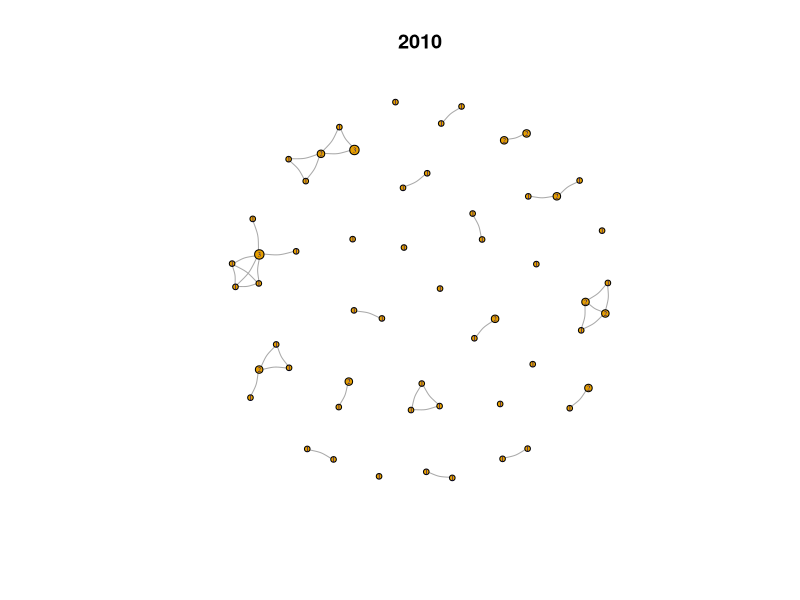
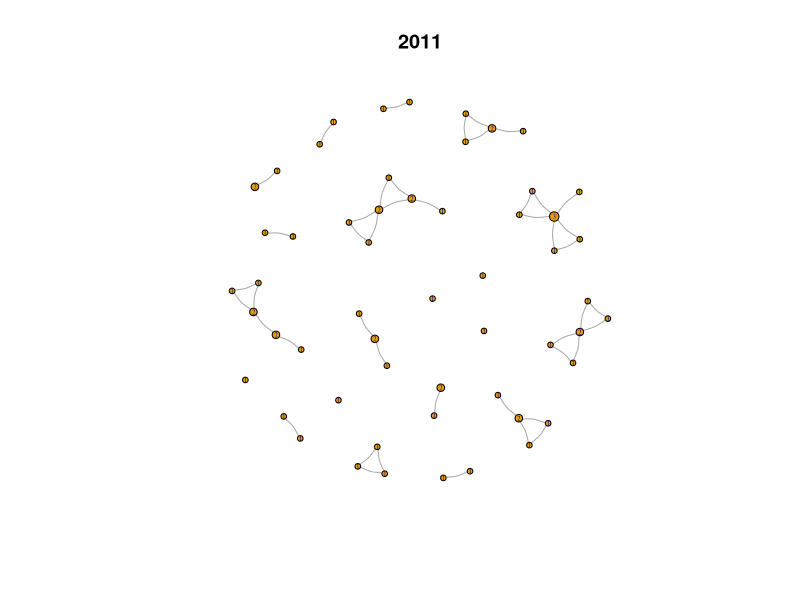
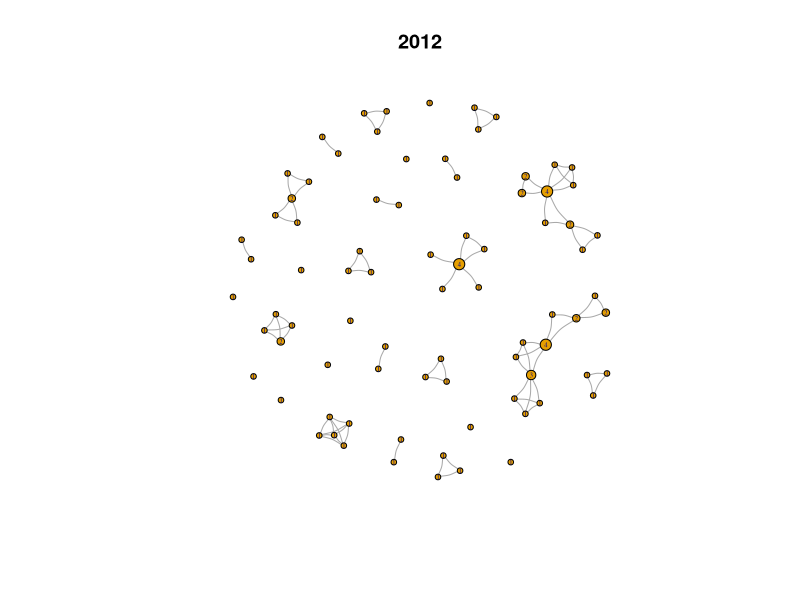
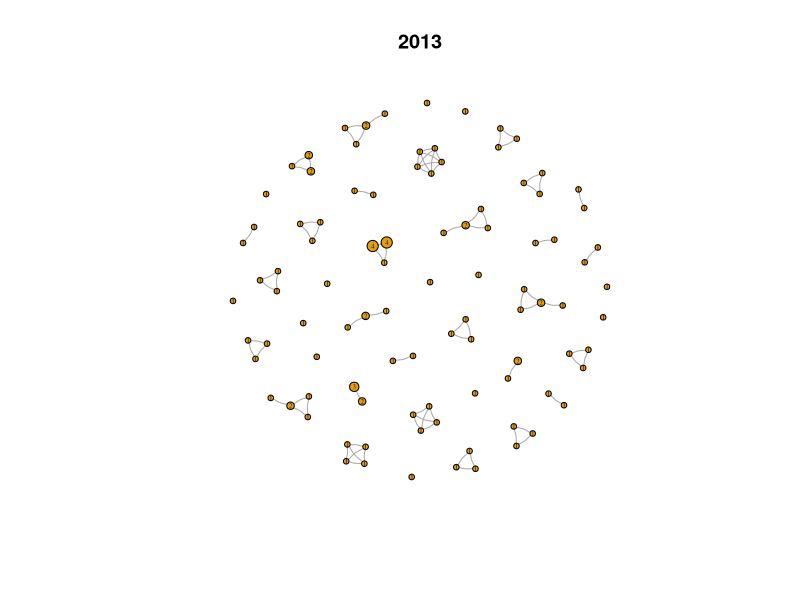
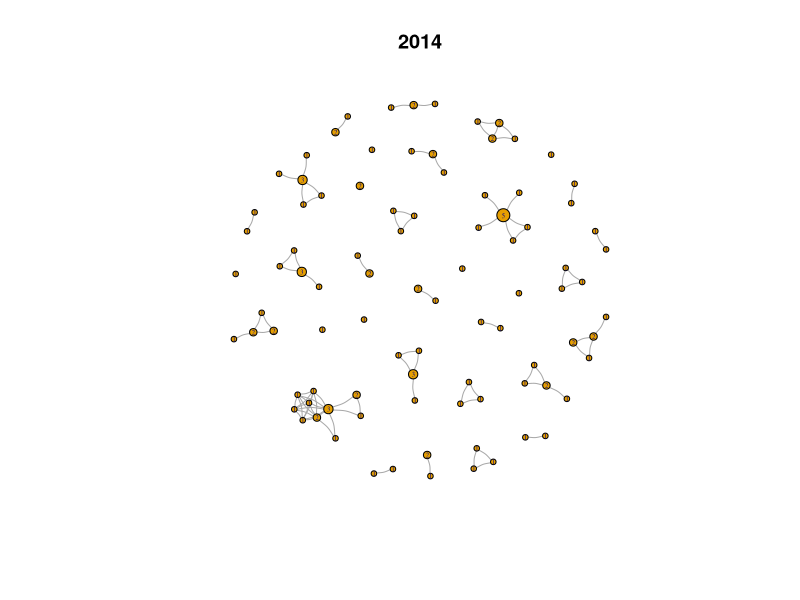
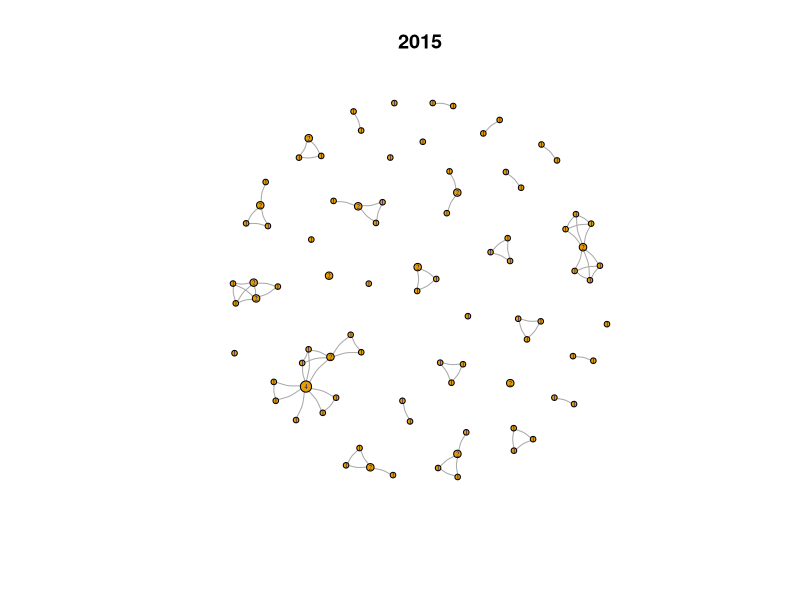
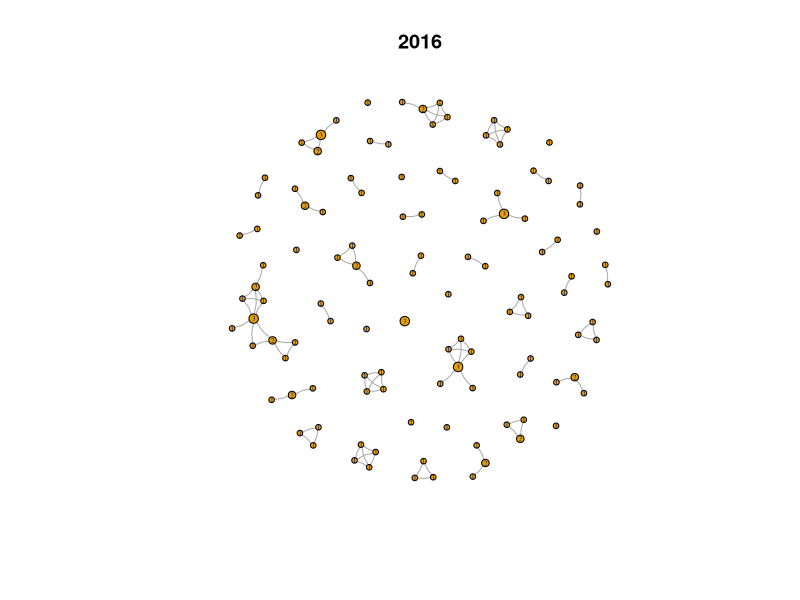
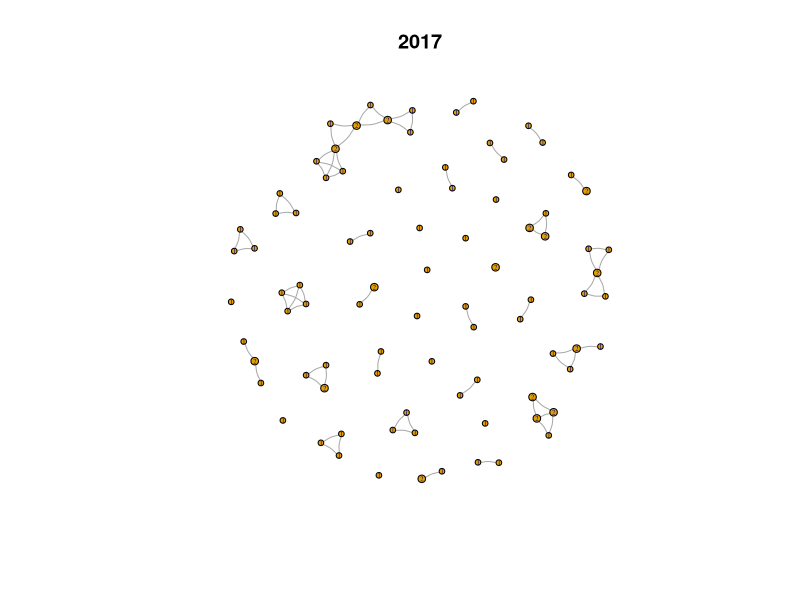

R code for these plots, in order:

library(plyr)
library(ggplot2)
library(igraph)

data <- read.csv("data/swp.csv", stringsAsFactors=FALSE)

all.cases <- as.character(2010:2017)
for (x in 2016:2010) {
   all.cases <- c(all.cases, paste( as.character(seq(x,2017)),collapse="|"))
}

for (year in all.cases) {

authors <- ddply(data[grepl(year, data$date),], ~ id, function(row) data.frame(
                     author=strsplit(row$authors, ",")[[1]]
            ))

###################################
###   data consistency check    ###
#
# make sure each author is either always internal or always external
# 

#tmp <- ddply(authors, ~ author, summarize, len=length(unique(is.boc)))
#if (any(tmp$len != 1)) stop("authors data is inconsistent")


###################
###   some summary statistics  
#
# number of publications

adata <- ddply(authors, ~author, summarize, npub=length(author))

# number of coauthors

#autoinc <- function() { count <- 0; function() {count <<- count + 1; count} }
#autoid <- autoinc()

anodes <- mutate(adata, aid=rownames(adata), weight=npub)[, c("aid", "author", "weight")]

all.pairs <- function(vals) {
    if (length(vals) < 2) 
        return( data.frame() )
    tmp <- combn(vals, 2)
    return(data.frame(a1=tmp[1,], a2=tmp[2,]))
}

author.id <- function(df) {
    join(df["author"], anodes, by="author", type="left")[["aid"]]
}

aedges <- ddply(authors, ~id, function(x) {
                df <- all.pairs(author.id(x))
                if (nrow(df) > 0) {
                    df <- mutate(df, weight=rep(1.0, nrow(df)))
                    return(df[c("a1", "a2", "weight")])
                } else return(data.frame())
            })[c("a1", "a2", "weight")]

net <- graph_from_data_frame(d=aedges, vertices=anodes, directed=FALSE)
net <- simplify(net, edge.attr.comb=list(weight="sum", "ignore"))

min_npub <- min(anodes$weight)
max_npub <- max(anodes$weight)
step_npub <- min(1.0, 7.0/(max_npub-min_npub))

pdf_fname = file.path("plots", 
        paste0("network_", 
               do.call(paste, c(strsplit(year, "\\|"), collapse="_")), 
               ".pdf"))
cat("Saving to", pdf_fname, "...")
pdf(file=pdf_fname, width=6, height=6)
plot(net, 
     vertex.label.cex=.4,
     vertex.size=3+(V(net)$weight-min_npub)*step_npub,
     vertex.label=V(net)$weight, 
     edge.curved=.2, 
     main=year
)
graphics.off()
cat("done\n")

} 


